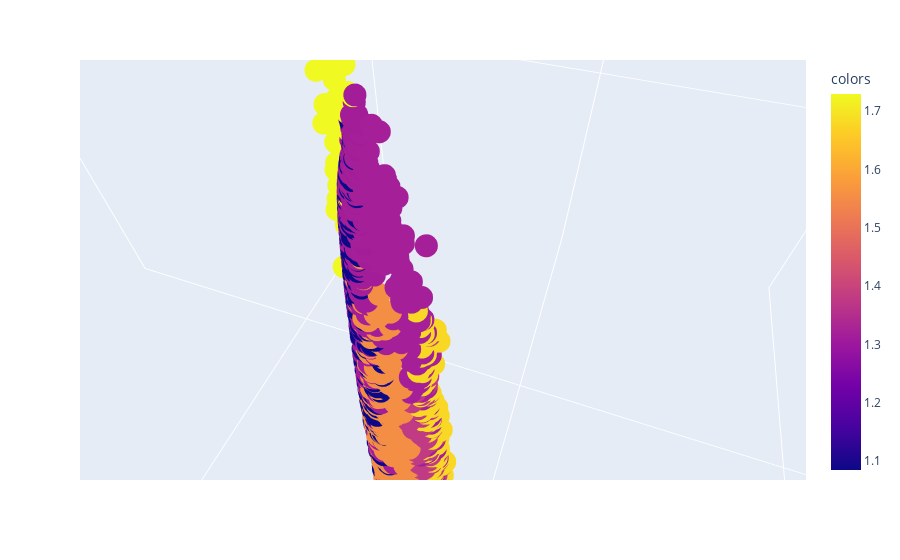

Notebook cell for this chart:
### Code cell
plot_3d(projected_points, branch.branch_lengths, use_plotly=True)

### Figure 1 — Plotly figure (JSON) as saved in the notebook; plotly's stock layout.template omitted (floating-point values rounded to 4 significant figures; data arrays with more than 128 entries replaced by an {"elided": "..."} marker saying what was removed)
{"data": [{"hovertemplate": "x=%{x}<br>y=%{y}<br>z=%{z}<br>colors=%{marker.color}<extra></extra>", "legendgroup": "", "marker": {"color": {"elided": "1995 float values"}, "coloraxis": "coloraxis", "symbol": "circle"}, "mode": "markers", "name": "", "scene": "scene", "showlegend": false, "type": "scatter3d", "x": {"elided": "1995 float values"}, "y": {"elided": "1995 float values"}, "z": {"elided": "1995 float values"}}], "layout": {"autosize": true, "coloraxis": {"colorbar": {"title": {"text": "colors"}}, "colorscale": [[0, "#0d0887"], [0.1111, "#46039f"], [0.2222, "#7201a8"], [0.3333, "#9c179e"], [0.4444, "#bd3786"], [0.5556, "#d8576b"], [0.6667, "#ed7953"], [0.7778, "#fb9f3a"], [0.8889, "#fdca26"], [1, "#f0f921"]]}, "legend": {"tracegroupgap": 0}, "margin": {"t": 60}, "scene": {"aspectmode": "auto", "aspectratio": {"x": 1, "y": 1, "z": 1}, "camera": {"center": {"x": 0.008984, "y": 0.008129, "z": -0.01}, "eye": {"x": 0.01514, "y": 0.01033, "z": -0.002436}, "projection": {"type": "perspective"}, "up": {"x": 0, "y": 0, "z": 1}}, "domain": {"x": [0, 1], "y": [0, 1]}, "xaxis": {"range": [-95.36, 95.36], "title": {"text": "x"}, "type": "linear"}, "yaxis": {"range": [-95.36, 95.36], "title": {"text": "y"}, "type": "linear"}, "zaxis": {"range": [-95.36, 95.36], "title": {"text": "z"}, "type": "linear"}}}}
